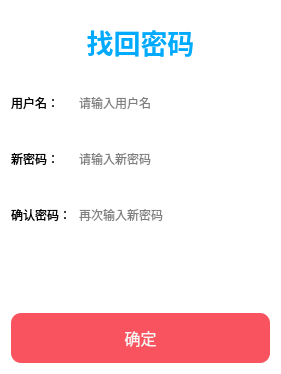
<?xml version="1.0" encoding="UTF-8"?>
<ui version="4.0">
 <class>forgetPassWordDlg</class>
 <widget class="QDialog" name="forgetPassWordDlg">
  <property name="geometry">
   <rect>
    <x>0</x>
    <y>0</y>
    <width>281</width>
    <height>374</height>
   </rect>
  </property>
  <property name="windowTitle">
   <string>Dialog</string>
  </property>
  <property name="styleSheet">
   <string notr="true">QDialog{
	background-color: rgba(255, 255, 255, 180);
}
QLineEdit {
    border: none; /* 设置未选中时的边框为无 */
    border-radius: 10px; /* 设置圆角为 10px */
}

QLineEdit:focus {
    border: 2px solid red; /* 设置选中时的边框为红色 */
    border-radius: 10px; /* 设置圆角为 10px，保持和未选中状态一致 */
    outline: none; /* 去除默认的选中样式 */
}
QLabel#label_2{
	color: rgb(0, 170, 255);
}
QPushButton#ok_btn{
	color: rgb(245, 245, 245);
	border: none;
	background-color: rgb(249,83,96);
	border-radius: 10px;
}
QPushButton#ok_btn:hover{
	color: rgb(245, 245, 245);
	border: none;
	background-color: rgb(231,75,91);
	border-radius: 10px;
}
QLabel#tipLabel{
	color: rgb(255, 0, 0);
}</string>
  </property>
  <layout class="QVBoxLayout" name="verticalLayout">
   <item>
    <widget class="QLabel" name="label_2">
     <property name="font">
      <font>
       <pointsize>20</pointsize>
       <bold>true</bold>
      </font>
     </property>
     <property name="text">
      <string>找回密码</string>
     </property>
     <property name="alignment">
      <set>Qt::AlignCenter</set>
     </property>
    </widget>
   </item>
   <item>
    <layout class="QGridLayout" name="gridLayout">
     <item row="0" column="0">
      <widget class="QLabel" name="label">
       <property name="text">
        <string>用户名：</string>
       </property>
      </widget>
     </item>
     <item row="0" column="1">
      <widget class="QLineEdit" name="userNameLineEdit">
       <property name="minimumSize">
        <size>
         <width>0</width>
         <height>50</height>
        </size>
       </property>
       <property name="placeholderText">
        <string>请输入用户名</string>
       </property>
      </widget>
     </item>
     <item row="1" column="0">
      <widget class="QLabel" name="newPassWordLabel">
       <property name="text">
        <string>新密码：</string>
       </property>
      </widget>
     </item>
     <item row="1" column="1">
      <widget class="QLineEdit" name="passWordLineEdit">
       <property name="minimumSize">
        <size>
         <width>0</width>
         <height>50</height>
        </size>
       </property>
       <property name="echoMode">
        <enum>QLineEdit::Password</enum>
       </property>
       <property name="placeholderText">
        <string>请输入新密码</string>
       </property>
      </widget>
     </item>
     <item row="2" column="0">
      <widget class="QLabel" name="newPassWordLabel_1">
       <property name="text">
        <string>确认密码：</string>
       </property>
      </widget>
     </item>
     <item row="2" column="1">
      <widget class="QLineEdit" name="passWordLineEdit_1">
       <property name="minimumSize">
        <size>
         <width>0</width>
         <height>50</height>
        </size>
       </property>
       <property name="echoMode">
        <enum>QLineEdit::Password</enum>
       </property>
       <property name="placeholderText">
        <string>再次输入新密码</string>
       </property>
      </widget>
     </item>
    </layout>
   </item>
   <item>
    <widget class="QLabel" name="tipLabel">
     <property name="minimumSize">
      <size>
       <width>0</width>
       <height>20</height>
      </size>
     </property>
     <property name="text">
      <string/>
     </property>
    </widget>
   </item>
   <item>
    <widget class="QPushButton" name="ok_btn">
     <property name="minimumSize">
      <size>
       <width>0</width>
       <height>50</height>
      </size>
     </property>
     <property name="font">
      <font>
       <pointsize>12</pointsize>
      </font>
     </property>
     <property name="text">
      <string>确定</string>
     </property>
    </widget>
   </item>
  </layout>
 </widget>
 <resources/>
 <connections/>
</ui>
